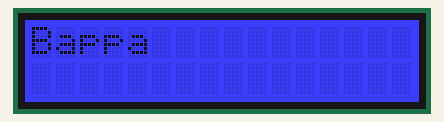
The sketch below on a simulated Arduino Uno, built with avr-gcc and run on an emulated ATmega328P. On the bench: 16×2 character LCD.

Above: at 0.1 s.
At 1.1 s:
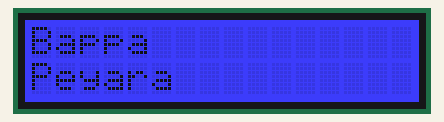

The sketch:

HelloWorld_nodemcu.ino
```cpp
//SCl-Pin D1
//SDA pin with NodeMCU D2 pin
#include <Wire.h>
#include "rgb_lcd.h"

rgb_lcd lcd;

const int colorR = 0;
const int colorG = 0;
const int colorB = 255;

void setup()
{
    // set up the LCD's number of columns and rows:
    lcd.begin(16, 2);
    lcd.clear();
    lcd.setRGB(colorR, colorG, colorB);

    // Print a message to the LCD.
    lcd.print("Bappa");

    delay(1000);
}

void loop()
{
    // set the cursor to column 0, line 1
    // (note: line 1 is the second row, since counting begins with 0):
    lcd.setCursor(0, 1);
    // print the number of seconds since reset:
    lcd.print("Peyara");
    delay(100);
}
```
